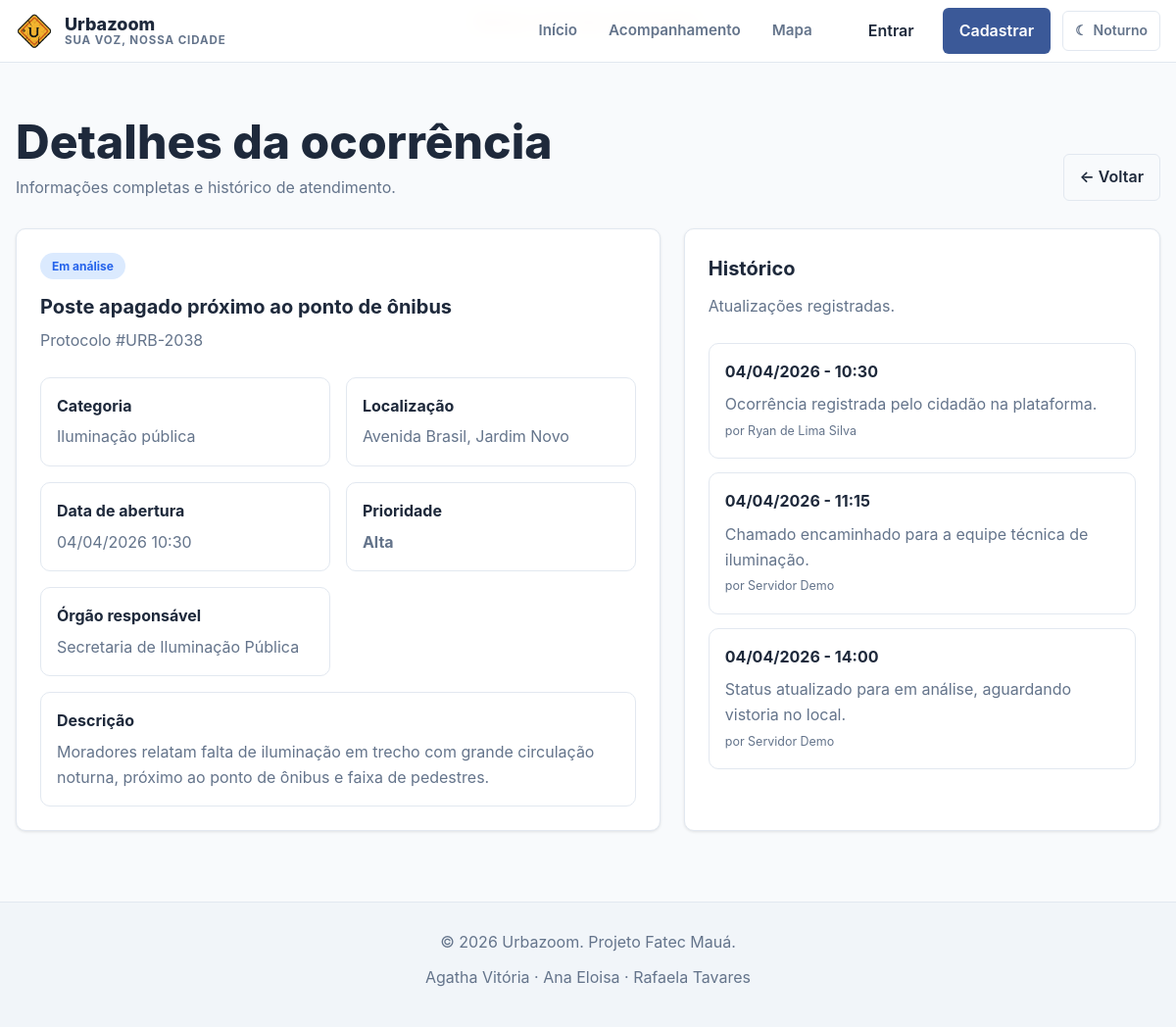
Page /urbazoom/urbazoom/detalhe-ocorrencia.php on the committed database.
### tables this page shows
CREATE TABLE ocorrencias (
  id BIGINT UNSIGNED AUTO_INCREMENT PRIMARY KEY,
  protocolo VARCHAR(20) NOT NULL,
  usuario_id BIGINT UNSIGNED NOT NULL,
  categoria_id SMALLINT UNSIGNED NOT NULL,
  orgao_id SMALLINT UNSIGNED NOT NULL,
  titulo VARCHAR(180) NOT NULL,
  descricao TEXT NOT NULL,
  localizacao VARCHAR(255) NOT NULL,
  lat DECIMAL(10,8) DEFAULT NULL,
  lng DECIMAL(11,8) DEFAULT NULL,
  prioridade ENUM('baixa', 'media', 'alta') NOT NULL DEFAULT 'media',
  status_id TINYINT UNSIGNED NOT NULL,
  anexo_path VARCHAR(255) DEFAULT NULL,
  aberta_em DATETIME NOT NULL DEFAULT CURRENT_TIMESTAMP,
  atualizada_em DATETIME NOT NULL DEFAULT CURRENT_TIMESTAMP ON UPDATE CURRENT_TIMESTAMP,
  resolvida_em DATETIME DEFAULT NULL,
  UNIQUE KEY uq_ocorrencias_protocolo (protocolo),
  KEY idx_ocorrencias_usuario (usuario_id),
  KEY idx_ocorrencias_categoria (categoria_id),
  KEY idx_ocorrencias_status (status_id),
  KEY idx_ocorrencias_orgao (orgao_id),
  CONSTRAINT fk_ocorrencias_usuario
    FOREIGN KEY (usuario_id) REFERENCES usuarios (id),
  CONSTRAINT fk_ocorrencias_categoria
    FOREIGN KEY (categoria_id) REFERENCES categorias (id),
  CONSTRAINT fk_ocorrencias_orgao
    FOREIGN KEY (orgao_id) REFERENCES orgaos (id),
  CONSTRAINT fk_ocorrencias_status
    FOREIGN KEY (status_id) REFERENCES status_ocorrencia (id)
);

CREATE TABLE status_ocorrencia (
  id TINYINT UNSIGNED AUTO_INCREMENT PRIMARY KEY,
  nome VARCHAR(50) NOT NULL,
  slug VARCHAR(50) NOT NULL,
  ordem_exibicao TINYINT UNSIGNED NOT NULL,
  classe_badge VARCHAR(30) NOT NULL,
  UNIQUE KEY uq_status_slug (slug)
);

CREATE TABLE categorias (
  id SMALLINT UNSIGNED AUTO_INCREMENT PRIMARY KEY,
  nome VARCHAR(100) NOT NULL,
  descricao VARCHAR(255) DEFAULT NULL,
  orgao_id SMALLINT UNSIGNED NOT NULL,
  ativa TINYINT(1) NOT NULL DEFAULT 1,
  UNIQUE KEY uq_categorias_nome (nome),
  CONSTRAINT fk_categorias_orgao
    FOREIGN KEY (orgao_id) REFERENCES orgaos (id)
);

CREATE TABLE orgaos (
  id SMALLINT UNSIGNED AUTO_INCREMENT PRIMARY KEY,
  nome VARCHAR(120) NOT NULL,
  descricao VARCHAR(255) DEFAULT NULL,
  email_contato VARCHAR(150) DEFAULT NULL,
  ativo TINYINT(1) NOT NULL DEFAULT 1
);

CREATE TABLE historico_ocorrencias (
  id BIGINT UNSIGNED AUTO_INCREMENT PRIMARY KEY,
  ocorrencia_id BIGINT UNSIGNED NOT NULL,
  usuario_id BIGINT UNSIGNED DEFAULT NULL,
  status_id TINYINT UNSIGNED DEFAULT NULL,
  mensagem TEXT NOT NULL,
  criado_em DATETIME NOT NULL DEFAULT CURRENT_TIMESTAMP,
  KEY idx_historico_ocorrencia (ocorrencia_id),
  KEY idx_historico_usuario (usuario_id),
  KEY idx_historico_status (status_id),
  CONSTRAINT fk_historico_ocorrencia
    FOREIGN KEY (ocorrencia_id) REFERENCES ocorrencias (id) ON DELETE CASCADE,
  CONSTRAINT fk_historico_usuario
    FOREIGN KEY (usuario_id) REFERENCES usuarios (id) ON DELETE SET NULL,
  CONSTRAINT fk_historico_status
    FOREIGN KEY (status_id) REFERENCES status_ocorrencia (id) ON DELETE SET NULL
);

CREATE TABLE usuarios (
  id BIGINT UNSIGNED AUTO_INCREMENT PRIMARY KEY,
  nome VARCHAR(150) NOT NULL,
  cpf CHAR(14) NOT NULL,
  email VARCHAR(150) NOT NULL,
  senha_hash VARCHAR(255) NOT NULL,
  tipo ENUM('cidadao', 'servidor') NOT NULL DEFAULT 'cidadao',
  ativo TINYINT(1) NOT NULL DEFAULT 1,
  criado_em TIMESTAMP NOT NULL DEFAULT CURRENT_TIMESTAMP,
  atualizado_em TIMESTAMP NOT NULL DEFAULT CURRENT_TIMESTAMP ON UPDATE CURRENT_TIMESTAMP,
  UNIQUE KEY uq_usuarios_cpf (cpf),
  UNIQUE KEY uq_usuarios_email (email)
);

### urbazoom/urbazoom/detalhe-ocorrencia.php (the view, shortened to what this page needs)
<?php
require __DIR__ . '/config.php';
$usuario = usuario_logado();
$id = (int) get_value('id', 0);
$sqlBase = "SELECT
    o.*,
    s.nome AS status_nome,
    s.classe_badge,
    c.nome AS categoria_nome,
    org.nome AS orgao_nome,
    u.nome AS cidadao_nome
    FROM ocorrencias o
    INNER JOIN status_ocorrencia s ON s.id = o.status_id
    INNER JOIN categorias c ON c.id = o.categoria_id
    INNER JOIN orgaos org ON org.id = o.orgao_id
    INNER JOIN usuarios u ON u.id = o.usuario_id";
if ($id > 0) {
    if (!$usuario || eh_servidor()) {
        $stmt = banco()->prepare($sqlBase . " WHERE o.id = :id LIMIT 1");
        $stmt->execute(array('id' => $id));
    } else {
        $stmt = banco()->prepare($sqlBase . " WHERE o.id = :id AND o.usuario_id = :uid LIMIT 1");
        $stmt->execute(array('id' => $id, 'uid' => $usuario['id']));
    }
    $ocorrencia = $stmt->fetch();
} else {
    if (!$usuario || eh_servidor()) {
        $ocorrencia = banco()->query($sqlBase . " ORDER BY o.aberta_em DESC LIMIT 1")->fetch();
    } else {
        $stmt = banco()->prepare($sqlBase . " WHERE o.usuario_id = :uid ORDER BY o.aberta_em DESC LIMIT 1");
        $stmt->execute(array('uid' => $usuario['id']));
        $ocorrencia = $stmt->fetch();
    }
}
$historico  = array();
if ($ocorrencia) {
    $stmtH = banco()->prepare("SELECT h.criado_em, h.mensagem, u.nome AS autor
        FROM historico_ocorrencias h
        LEFT JOIN usuarios u ON u.id = h.usuario_id
        WHERE h.ocorrencia_id = :id
        ORDER BY h.criado_em ASC");
    $stmtH->execute(array('id' => $ocorrencia['id']));
    $historico = $stmtH->fetchAll();
}
?>
<main class="page-shell dashboard-page">
  <div class="container">
    <div class="panel-header">
      <div>
        <h1>Detalhes da ocorrência</h1>
        <p>Informações completas e histórico de atendimento.</p>
      </div>
      <a class="btn btn-outline" href="<?php echo eh_servidor() ? 'gerenciar-ocorrencias.php' : 'acompanhamento.php'; ?>">← Voltar</a>
    </div>
    <?php if (!$ocorrencia) : ?>
      <div class="empty-state">
        <h3>Ocorrência não encontrada</h3>
        <p>Não foi possível localizar a ocorrência solicitada.</p>
      </div>
    <?php else : ?>
      <div class="detail-layout">
        <section class="panel-box">
          <div class="detail-header">
            <span class="badge <?php echo e($ocorrencia['classe_badge']); ?>"><?php echo e($ocorrencia['status_nome']); ?></span>
            <h3><?php echo e($ocorrencia['titulo']); ?></h3>
            <p>Protocolo #<?php echo e($ocorrencia['protocolo']); ?></p>
          </div>
          <div class="detail-grid">
            <div class="detail-item"><strong>Categoria</strong><span><?php echo e($ocorrencia['categoria_nome']); ?></span></div>
            <div class="detail-item"><strong>Localização</strong><span><?php echo e($ocorrencia['localizacao']); ?></span></div>
            <div class="detail-item"><strong>Data de abertura</strong><span><?php echo e(date('d/m/Y H:i', strtotime($ocorrencia['aberta_em']))); ?></span></div>
            <div class="detail-item"><strong>Prioridade</strong>
              <span class="priority-<?php echo e($ocorrencia['prioridade']); ?>"><?php echo e(ucfirst($ocorrencia['prioridade'])); ?></span>
            </div>
            <div class="detail-item"><strong>Órgão responsável</strong><span><?php echo e($ocorrencia['orgao_nome']); ?></span></div>
            <div class="detail-item detail-item-wide"><strong>Descrição</strong><span><?php echo e($ocorrencia['descricao']); ?></span></div>
          </div>
        </section>
        <aside class="panel-box">
          <div class="panel-box-header">
            <div>
              <h3>Histórico</h3>
              <p>Atualizações registradas.</p>
            </div>
          </div>
          <div class="timeline-list">
            <?php if (!$historico) : ?>
              <p style="color:var(--text-secondary);font-size:0.9rem">Nenhuma atualização ainda.</p>
            <?php else : ?>
              <?php foreach ($historico as $item) : ?>
                <div class="timeline-item-box">
                  <strong><?php echo e(date('d/m/Y - H:i', strtotime($item['criado_em']))); ?></strong>
                  <p><?php echo e($item['mensagem']); ?></p>
                  <?php if ($item['autor']) : ?>
                    <span class="timeline-author">por <?php echo e($item['autor']); ?></span>
                  <?php endif; ?>
                </div>
              <?php endforeach; ?>
            <?php endif; ?>
          </div>
        </aside>
      </div>
    <?php endif; ?>
  </div>
</main>

### urbazoom/urbazoom/styles.css (style rules this page uses)
:root { --primary: #3b5998; --primary-dark: #2f477b; --bg: #f8fafc; --text: #1e293b; --text-secondary: #64748b; --success: #10b981; --warning: #f97316; --error: #ef4444; --card: #ffffff; --border: #e2e8f0; --chip-blue-bg: #dbeafe; --chip-blue-text: #1d4ed8; --chip-orange-bg: #ffedd5; --chip-green-bg: #d1fae5; --chip-yellow-bg: #fef3c7; --chip-purple-bg: #ede9fe; --shadow-sm: 0 1px 3px rgba(0, 0, 0, 0.1); --shadow-md: 0 12px 30px rgba(59, 89, 152, 0.08); --radius: 10px; --container: 1280px; }
* { box-sizing: border-box; margin: 0; padding: 0; }
html { scroll-behavior: smooth; }
body { font-family: Inter, system-ui, -apple-system, BlinkMacSystemFont, 'Segoe UI', sans-serif; background: var(--bg); color: var(--text); line-height: 1.6; }
a { color: inherit; text-decoration: none; }
.container { width: min(var(--container), calc(100% - 32px)); margin: 0 auto; }
.page-shell { padding-top: 64px; }
.btn { display: inline-flex; align-items: center; justify-content: center; gap: 8px; padding: 10px 16px; border-radius: 6px; font-weight: 600; border: 1px solid transparent; transition: 0.2s ease; cursor: pointer; }
.btn-outline { border-color: var(--border); background: transparent; color: var(--text); }
.feature-card h3, .occurrence-card h3, .panel-box h3, .auth-card h1, .cta-box h2 { font-size: 1.25rem; margin-bottom: 10px; font-weight: 700; }
.feature-card p, .occurrence-card p, .panel-box p, .auth-card p, .metric-card p, .footer p { color: var(--text-secondary); }
.dashboard-page { padding: 72px 0 72px; }
.panel-header { display: flex; align-items: flex-end; justify-content: space-between; gap: 16px; margin-bottom: 28px; }
.panel-header h1 { font-size: 3rem; line-height: 1.1; font-weight: 800; margin-bottom: 8px; }
.panel-header p { color: var(--text-secondary); }
.panel-box { background: #ffffff; border: 1px solid var(--border); border-radius: var(--radius); box-shadow: var(--shadow-sm); padding: 24px; }
.panel-box-header { display: flex; align-items: center; justify-content: space-between; gap: 16px; margin-bottom: 24px; }
.badge { display: inline-flex; align-items: center; justify-content: center; padding: 4px 12px; border-radius: 9999px; font-size: 0.75rem; font-weight: 700; }
.badge-analysis { background: #dbeafe; color: #2563eb; }
.detail-layout { display: grid; grid-template-columns: 1.15fr 0.85fr; gap: 24px; }
.detail-header { margin-bottom: 24px; }
.detail-header h3 { margin-top: 12px; margin-bottom: 6px; }
.detail-grid { display: grid; grid-template-columns: repeat(2, minmax(0, 1fr)); gap: 16px; }
.detail-item { padding: 16px; border: 1px solid var(--border); border-radius: 10px; background: #ffffff; }
.detail-item strong { display: block; margin-bottom: 6px; }
.detail-item span { color: var(--text-secondary); }
.detail-item-wide { grid-column: 1 / -1; }
.timeline-list { display: grid; gap: 14px; }
.timeline-item-box { padding: 16px; border: 1px solid var(--border); border-radius: 10px; background: #ffffff; }
.timeline-item-box strong { display: block; margin-bottom: 8px; }
.priority-alta { color: var(--error); font-weight: 700; }
.timeline-author { font-size: 0.78rem; color: var(--text-secondary); margin-top: 4px; }
.dark-toggle, .btn, .header-nav a, .input, .select, .textarea { transition: background-color 0.2s ease, color 0.2s ease, border-color 0.2s ease; }

### rows in the picture
ocorrencias: status.nome "Em análise", titulo "Poste apagado próximo ao ponto de ônibus", protocolo "URB-2038", categoria.nome "Iluminação pública", localizacao "Avenida Brasil, Jardim Novo", aberta_em "04/04/2026 10:30", prioridade "Alta", orgao.nome "Secretaria de Iluminação Pública", descricao "Moradores relatam falta de iluminação em trecho com grande circulação noturna, próximo ao ponto de ônibus e faixa de pedestres."
historico_ocorrencias: criado_em "04/04/2026 - 10:30", mensagem "Ocorrência registrada pelo cidadão na plataforma.", usuario.nome "Ryan de Lima Silva"
historico_ocorrencias: criado_em "04/04/2026 - 11:15", mensagem "Chamado encaminhado para a equipe técnica de iluminação.", usuario.nome "Servidor Demo"
historico_ocorrencias: criado_em "04/04/2026 - 14:00", mensagem "Status atualizado para em análise, aguardando vistoria no local.", usuario.nome "Servidor Demo"
